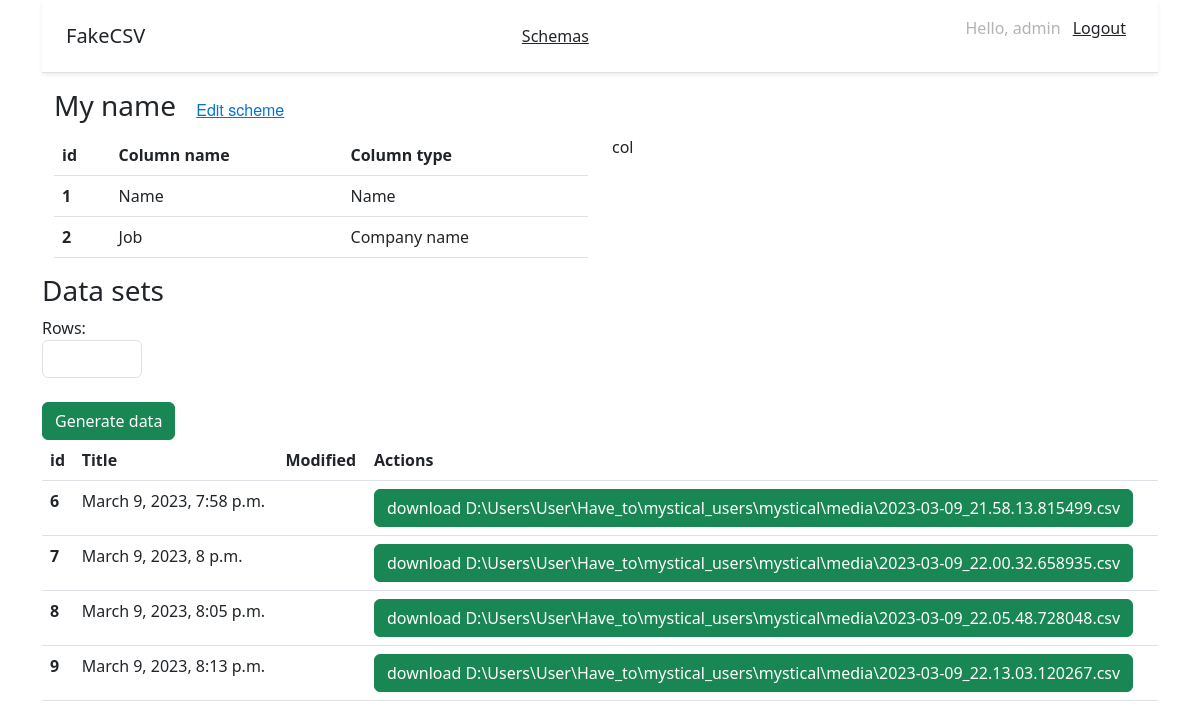
Page /generate_csv/4/ (signed in) on the committed database.
### mystical_users/models.py (models this page shows, shortened)
class Schema(models.Model):
    title = models.CharField(max_length=100, verbose_name='Title', blank=True)
    modified = models.DateTimeField(auto_now_add=True, verbose_name='Modified')

class Column(models.Model):
    name = models.CharField(max_length=60)
    type = models.CharField(max_length=20)
    order = models.IntegerField()
    number = models.IntegerField(blank=True, null=True)
    start = models.IntegerField(blank=True, null=True)
    end = models.IntegerField(blank=True, null=True)
    schema = models.ForeignKey(Schema, on_delete=models.CASCADE, blank=True)

class File(models.Model):
    path = models.CharField(max_length=500, null=True)
    name = models.CharField(max_length=500, null=True)
    created = models.DateTimeField(auto_now_add=True, verbose_name='Created', null=True)
    file = models.FileField(null=True, upload_to='file')
    schema = models.ForeignKey(Schema, on_delete=models.CASCADE, blank=True)

### mystical_users/views.py (the view)
# urls.py: path('generate_csv/<int:schema_id>/', views.generate_csv, name='generate_csv'),
@login_required
def generate_csv(request, schema_id):
    current_columns = Column.objects.filter(schema_id=schema_id).all()
    current_schema = Schema.objects.get(pk=schema_id)
    if request.method == 'POST':
        count = int(request.POST.get('count'))
        collection = []
        for element in current_columns:
            data = []
            data.append(str(element.name))
            data.append(str(element.type))
            if str(element.type) == 'text':
                data.append(str(element.number))
            elif str(element.type) == 'Integer':
                data.append(str(element.start))
                data.append(str(element.end))
            data.append(str(element.order))
            collection.append(data)
        file_path = create_csv_file(data=collection, number=count)
        csv_name = file_path.split('\\')[-1]
        print(csv_name)
        csv = File.objects.create(path=file_path, schema=current_schema, file=file_path, name=csv_name)
        data = {'message': 'CSV data generated successfully'}
        return JsonResponse(data)
    else:
        files = File.objects.filter(schema_id=schema_id).all()
        context = {
            'files': files,
            'current_schema': current_schema,
            'current_columns': current_columns
        }
        return render(request, 'generate_csv.html', context)

### mystical_users/templates/generate_csv.html (shortened to what this page needs)
{% extends 'base.html' %}
{% block content %}
<div class="container">
  <div class="row">
    <div class="col">
        <h3>
          {{ current_schema.title }}
          <small class="text-muted"><a class="btn btn-link" href="/generate_csv/{{ current_schema.id }}" id="Edit">Edit scheme</a></small>
      </h3>
    </div>
  </div>
  <div class="row">
  <div class="col">
    <table class="table">
  <thead>
    <tr>
      <th scope="col">id</th>
      <th scope="col">Column name</th>
      <th scope="col">Column type</th>
    </tr>
  </thead>
  <tbody>
  {% for item in current_columns %}
  <tr>
     <th scope="row">{{ item.order }}</th>
     <td>{{ item.name }}</td>
     <td>{{ item.type }}</td>
  </tr>
{% endfor %}
  </tbody>
</table>
  </div>
  <div class="col">
    col
  </div>
  </div>
</div>
  <div class="row">
    <div class="col">
        <h3>Data sets</h3>
    </div>
    <div class="col">
    </div>
    <div class="col">
    </div>
    <div class="col">
    </div>
  <form id="myForm" method="post" enctype="multipart/form-data">
    <div class="col">
      Rows:
       <input type="number" class="form-control" value="start" name="count" style="width: 100px;" required>
    </div>
    <div class="col">
      <br>
      <button class="btn btn-success" type="submit">Generate data</button>
    </div>
  </form>
  </div>
<table class="table">
  <thead>
    <tr>
      <th scope="col">id</th>
      <th scope="col">Title</th>
      <th scope="col">Modified</th>
      <th scope="col">Actions</th>
    </tr>
  </thead>
  <tbody>
  {% for item in files %}
  <tr>
     <th scope="row">{{ item.id }}</th>
     <td>{{ item.created }}</td>
     <td>{{ item.modified }}</td>
      <td><a id="download-button-{{ item.id }}" class="btn btn-success">download {{ item.path }}</a></td>
  </tr>
{% endfor %}
  </tbody>
</table>
{% endblock %}

### mystical_users/templates/base.html (shortened to what this page needs)
<!doctype html>
<html lang="ru">
<head>
    <link href="https://cdn.jsdelivr.net/npm/bootstrap@5.3.0-alpha1/dist/css/bootstrap.min.css" rel="stylesheet">
    {% load static %}
    {% block extrastyle %}
    <link rel="stylesheet" href="{% static 'css/login.css' %}">
    <link rel="stylesheet" href="{% static 'css/schemas.css' %}">
    {% endblock %}
</head>
<body>
<div class="container">
  <div class="d-flex flex-column flex-md-row align-items-center justify-content-between p-3 px-md-4 mb-3 bg-white border-bottom shadow-sm">
      <div>
      <h5 class="my-0 font-weight-normal">FakeCSV</h5>
         </div>
         <div>
      <a class="p-2 text-dark" href="{% url 'schemas' %}">Schemas</a>
        </div>
    {% if request.user.is_authenticated %}
    <nav class="my-2 my-md-0" style="color: rgba(0, 0, 0, 0.3);">
      <p>Hello, {{ request.user.username }} <a class="p-2 text-dark" href="{% url 'logout' %}">Logout</a></p>
    </nav>
    {% endif %}
  </div>
</div>
    <div class="container">
        {% block content %}{% endblock %}
    </div>
</body>
</html>

### static/css/schemas.css (style rules this page uses)
#Edit { font-family: 'Helvetica Neue'; font-style: normal; font-weight: 400; font-size: 16px; line-height: 21px; color: #0275D8; }

### rows in the picture
Schema: title "My name"
Column: order "1", name "Name", type "Name"
Column: order "2", name "Job", type "Company name"
File: id "6", created "March 9, 2023, 7:58 p.m.", path "D:\\Users\\User\\Have_to\\mystical_users\\mystical\\media\\2023-03-09_21.58.13.815499.csv"
File: id "7", created "March 9, 2023, 8 p.m.", path "D:\\Users\\User\\Have_to\\mystical_users\\mystical\\media\\2023-03-09_22.00.32.658935.csv"
File: id "8", created "March 9, 2023, 8:05 p.m.", path "D:\\Users\\User\\Have_to\\mystical_users\\mystical\\media\\2023-03-09_22.05.48.728048.csv"
File: id "9", created "March 9, 2023, 8:13 p.m.", path "D:\\Users\\User\\Have_to\\mystical_users\\mystical\\media\\2023-03-09_22.13.03.120267.csv"

### other values in the picture
{{ request.user.username }} "admin"
